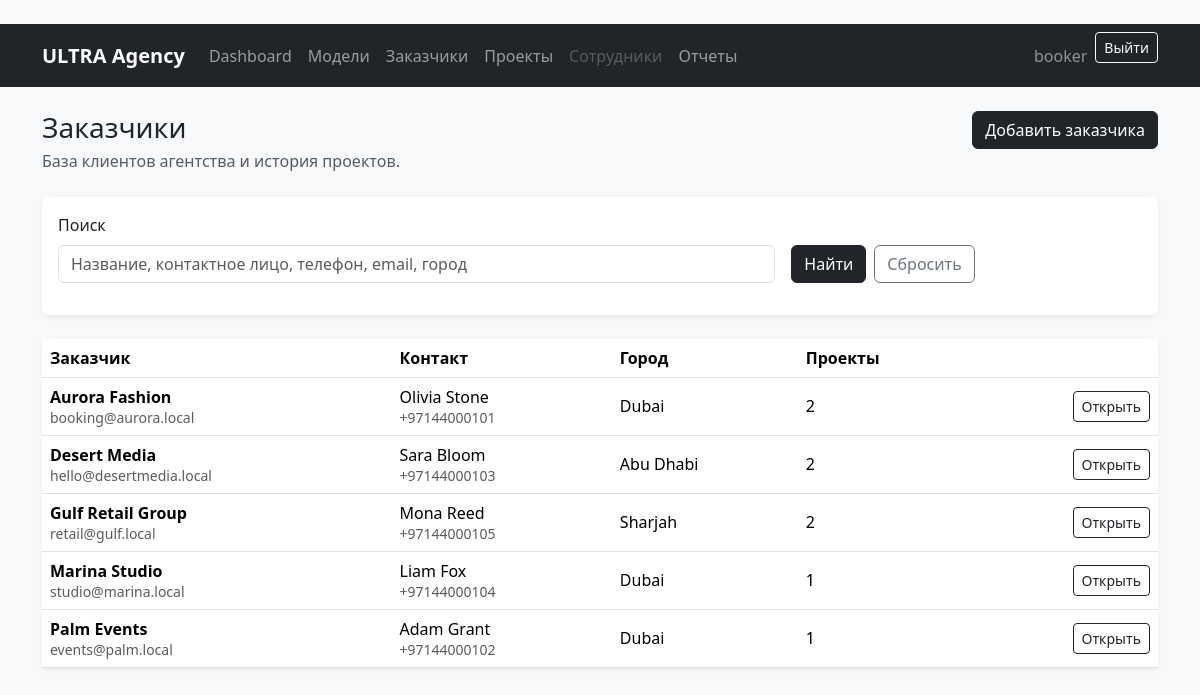
The app's page /clients/ (signed in) with its own data.
### clients/models.py (models this page shows, shortened)
class Client(models.Model):
    name = models.CharField('Название / имя заказчика', max_length=150)
    contact_person = models.CharField('Контактное лицо', max_length=120, blank=True)
    phone = models.CharField('Телефон', max_length=30, blank=True)
    email = models.EmailField('Email', blank=True)
    city = models.CharField('Город', max_length=100, blank=True)
    notes = models.TextField('Заметки', blank=True)
    created_at = models.DateTimeField('Дата добавления', auto_now_add=True)
    updated_at = models.DateTimeField('Дата обновления', auto_now=True)
    class Meta:
        verbose_name = 'Заказчик'
        verbose_name_plural = 'Заказчики'
        ordering = ['name']

### clients/views.py (the view, shortened to what this page needs)
# urls.py: path('', ClientListView.as_view(), name='client_list'),
class ClientListView(RoleRequiredMixin, ListView):
    model = Client
    template_name = 'clients/client_list.html'
    context_object_name = 'clients'
    paginate_by = 12
    allowed_roles = PROJECT_VIEW_ROLES
    def get_queryset(self):
        queryset = Client.objects.all()
        query = self.request.GET.get('q', '').strip()
        return queryset
    def get_context_data(self, **kwargs):
        context = super().get_context_data(**kwargs)
        context['current_filters'] = self.request.GET.copy()
        context['can_manage_clients'] = user_has_any_role(self.request.user, PROJECT_CRUD_ROLES)
        return context

### core/mixins.py (called while the page is built)
    def test_func(self):
        return user_has_any_role(self.request.user, self.allowed_roles)

### core/permissions.py (called while the page is built)
def get_user_role(user):
    if not user.is_authenticated or not user.is_active:
        return None
    if user.is_superuser:
        return ROLE_ADMIN
    try:
        profile = user.employee_profile
    except EmployeeProfile.DoesNotExist:
        return None
    if not profile.is_active:
        return None
    return profile.role

def user_has_any_role(user, roles):
    role = get_user_role(user)
    return role in roles

### templates/clients/client_list.html (shortened to what this page needs)
{% extends 'base.html' %}
{% block content %}
<div class="d-flex flex-column flex-md-row justify-content-between gap-3 mb-4">
    <div>
        <h1 class="h3 mb-1">Заказчики</h1>
        <p class="text-muted mb-0">База клиентов агентства и история проектов.</p>
    </div>
    {% if can_manage_clients %}
        <div>
            <a class="btn btn-dark" href="{% url 'clients:client_create' %}">Добавить заказчика</a>
        </div>
    {% endif %}
</div>
<div class="card border-0 shadow-sm mb-4">
    <div class="card-body">
        <form method="get" class="row g-3">
            <div class="col-md-8">
                <label class="form-label" for="q">Поиск</label>
                <input class="form-control" type="text" id="q" name="q" value="{{ request.GET.q }}" placeholder="Название, контактное лицо, телефон, email, город">
            </div>
            <div class="col-md-4 d-flex align-items-end gap-2">
                <button class="btn btn-dark" type="submit">Найти</button>
                <a class="btn btn-outline-secondary" href="{% url 'clients:client_list' %}">Сбросить</a>
            </div>
        </form>
    </div>
</div>
{% if clients %}
    <div class="card border-0 shadow-sm">
        <div class="table-responsive">
            <table class="table align-middle mb-0">
                <thead>
                <tr>
                    <th>Заказчик</th>
                    <th>Контакт</th>
                    <th>Город</th>
                    <th>Проекты</th>
                    <th></th>
                </tr>
                </thead>
                <tbody>
                {% for client in clients %}
                    <tr>
                        <td>
                            <strong>{{ client.name }}</strong>
                            <div class="small text-muted">{{ client.email|default:'Email не указан' }}</div>
                        </td>
                        <td>
                            {{ client.contact_person|default:'Не указано' }}
                            <div class="small text-muted">{{ client.phone|default:'Телефон не указан' }}</div>
                        </td>
                        <td>{{ client.city|default:'Не указан' }}</td>
                        <td>{{ client.projects.count }}</td>
                        <td class="text-end">
                            <a class="btn btn-outline-dark btn-sm" href="{% url 'clients:client_detail' client.pk %}">Открыть</a>
                        </td>
                    </tr>
                {% endfor %}
                </tbody>
            </table>
        </div>
    </div>
{% endif %}
{% endblock %}

### templates/base.html (shortened to what this page needs)
﻿{% load static %}
<!doctype html>
<html lang="ru">
<head>
    <link href="https://cdn.jsdelivr.net/npm/bootstrap@5.3.3/dist/css/bootstrap.min.css" rel="stylesheet">
</head>
<body class="bg-light">
<nav class="navbar navbar-expand-lg navbar-dark bg-dark">
    <div class="container">
        <a class="navbar-brand fw-semibold" href="{% url 'dashboard' %}">ULTRA Agency</a>
        <div class="collapse navbar-collapse" id="mainNavbar">
            <ul class="navbar-nav me-auto mb-2 mb-lg-0">
                <li class="nav-item">
                    <a class="nav-link" href="{% url 'dashboard' %}">Dashboard</a>
                </li>
                <li class="nav-item">
                    <a class="nav-link" href="{% url 'models_app:model_list' %}">Модели</a>
                </li>
                <li class="nav-item">
                    <a class="nav-link" href="{% url 'clients:client_list' %}">Заказчики</a>
                </li>
                <li class="nav-item">
                    <a class="nav-link" href="{% url 'projects:project_list' %}">Проекты</a>
                </li>
                <li class="nav-item">
                    {% if user.is_superuser or user.employee_profile.role == 'director' or user.employee_profile.role == 'admin' %}
                        <a class="nav-link" href="{% url 'employees:employee_list' %}">Сотрудники</a>
                    {% else %}
                        <a class="nav-link disabled" href="#">Сотрудники</a>
                    {% endif %}
                </li>
                <li class="nav-item">
                    <a class="nav-link" href="{% url 'reports:reports' %}">Отчеты</a>
                </li>
            </ul>
            <div class="d-flex align-items-center gap-2">
                {% if user.is_authenticated %}
                    <span class="navbar-text text-white-50">{{ user.get_username }}</span>
                    <form method="post" action="{% url 'logout' %}">
                        <button class="btn btn-outline-light btn-sm" type="submit">Выйти</button>
                    </form>
                {% else %}
                    <a class="btn btn-outline-light btn-sm" href="{% url 'login' %}">Войти</a>
                {% endif %}
            </div>
        </div>
    </div>
</nav>
<main class="container py-4">
    {% block content %}{% endblock %}
</main>
</body>
</html>

### records on screen
Client: name "Aurora Fashion", email "booking@aurora.local", contact_person "Olivia Stone", phone "+97144000101", city "Dubai", projects.count "2"
Client: name "Desert Media", email "hello@desertmedia.local", contact_person "Sara Bloom", phone "+97144000103", city "Abu Dhabi", projects.count "2"
Client: name "Gulf Retail Group", email "retail@gulf.local", contact_person "Mona Reed", phone "+97144000105", city "Sharjah", projects.count "2"
Client: name "Marina Studio", email "studio@marina.local", contact_person "Liam Fox", phone "+97144000104", city "Dubai", projects.count "1"
Client: name "Palm Events", email "events@palm.local", contact_person "Adam Grant", phone "+97144000102", city "Dubai", projects.count "1"

### other values on screen
{{ user.get_username }} "booker"
